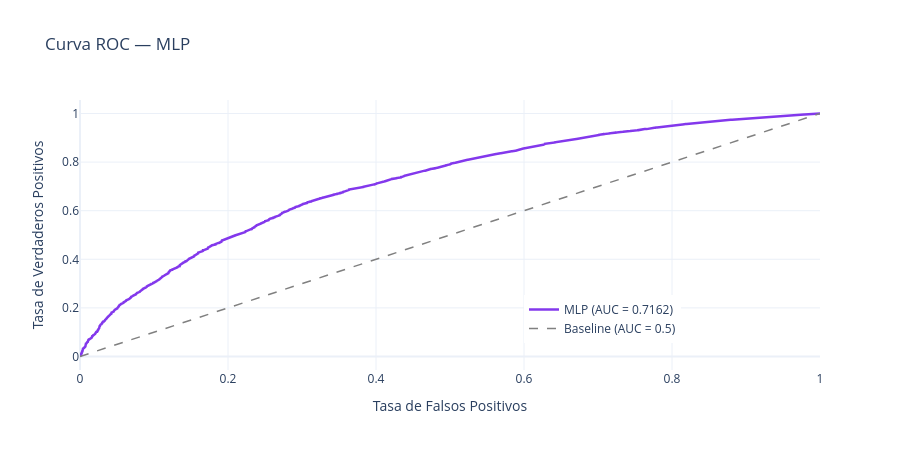

Notebook code for this chart:
### Code cell
# -- Visualización 3: Curva ROC ----------------------------------------------
fpr, tpr, _ = roc_curve(y_test, y_proba, pos_label=2)

fig_roc = go.Figure()
fig_roc.add_trace(go.Scatter(
    x=fpr, y=tpr,
    mode='lines',
    name=f'MLP (AUC = {auc:.4f})',
    line=dict(color='#8338EC', width=2.5)
))
fig_roc.add_trace(go.Scatter(
    x=[0,1], y=[0,1],
    mode='lines',
    name='Baseline (AUC = 0.5)',
    line=dict(color='gray', width=1.5, dash='dash')
))
fig_roc.update_layout(
    title='Curva ROC — MLP',
    xaxis_title='Tasa de Falsos Positivos',
    yaxis_title='Tasa de Verdaderos Positivos',
    height=450,
    template='plotly_white',
    legend=dict(x=0.6, y=0.1)
)
fig_roc.show()

### Figure 1 — Plotly figure (JSON) as saved in the notebook; plotly's stock layout.template omitted (floating-point values rounded to 4 significant figures; data arrays with more than 128 entries replaced by an {"elided": "..."} marker saying what was removed)
{"data": [{"line": {"color": "#8338EC", "width": 2.5}, "mode": "lines", "name": "MLP (AUC = 0.7162)", "type": "scatter", "x": {"elided": "5164 float values"}, "y": {"elided": "5164 float values"}}, {"line": {"color": "gray", "dash": "dash", "width": 1.5}, "mode": "lines", "name": "Baseline (AUC = 0.5)", "type": "scatter", "x": [0, 1], "y": [0, 1]}], "layout": {"height": 450, "legend": {"x": 0.6, "y": 0.1}, "title": {"text": "Curva ROC — MLP"}, "xaxis": {"title": {"text": "Tasa de Falsos Positivos"}}, "yaxis": {"title": {"text": "Tasa de Verdaderos Positivos"}}}}
